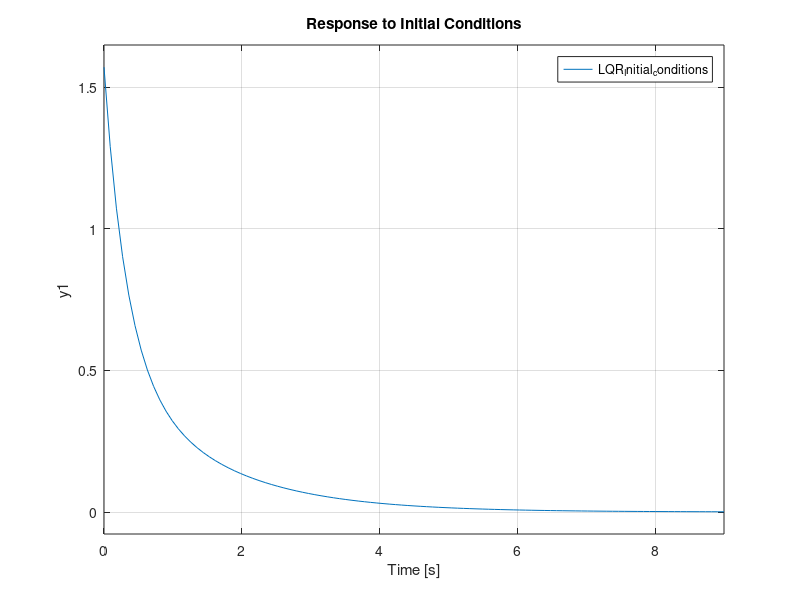
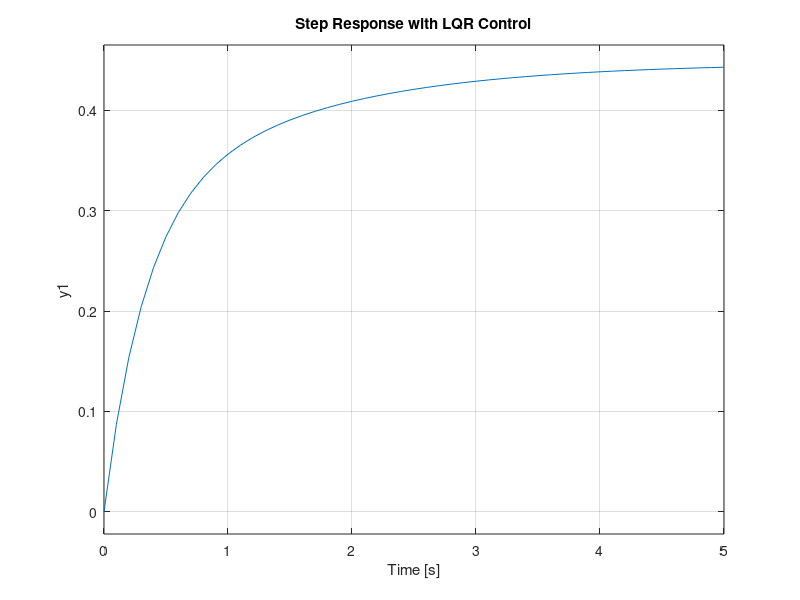

Reproduce these figures in MATLAB, in order.
%% Fixed Simulation Problem
clear all, close all, clc

% Constants
g = 9.81; % Gravity constant

% Box Dimensions
t1 = 0.2; % height of box 1 (m)
l1 = 0.3; % lenght of box 1 (m)
w1 = 0.2; % widht of box 1 (m)

t2 = 0.12; % height of box 2 (m)
l2 = 0.1; % lenght of box 2 (m)
w2 = 0.15; % widht of box 2 (m)

% Box Weights
m1 = 4;   % Mass of box 1 (big box) (kg)
m2 = 2;   % Mass of box 2 (little box) (kg)
m3 = 0; % Mass of the stick (kg) --> Distributed in m1 and m2

% Rotational Friction (viscosity)
Br = 2; % Rotational Friction constant

% Parameters needed:

% Variables to control
theta = 0; % Angle to stabilize the system ---------

% IT SHOULD BE ON f(x)
l3o = 0.15; % Initial linear actuator lenght (m)
l3f = l3o + 0.15; % Max lenght of linear actuator (m)
l2f = (l1 + l2)/2 + l3f + l3o; % Max distance from rotation to c.g box 2(m)                   

% Gravity forces
F1 = -m1 * g;
F2 = -m2 * g;
F3 = -m3 * g;

% Inertia for the axis of rotation
I1 = (m1 * (t1^2 + l1^2))/12; % Rotational inertia of box 1 [Kg*m^2]
I2 = (m2 * (t2^2 + l2^2))/12 + (m2 * (l2f)^2) ; % Rotational inertia of box 2 [Kg*m^2]
 
% Inertia constant an the final point of the actuator extension
I = I1 + I2; % Rotational Inertia

%%%%%%%%%%%%%%%%%%%%%%%%%%%%%%%%%%%%%%%%%%%%%%%%%%%%%%%%%%%%%%%%%%%%%%%%%%

%%%%%%%%%%%%%%%%%%%%%%%%%%%%%%%%%%%%%%%%%%%%%%%%%%%%%%%%%%%%%%%%%%%%%%%%%%
% Simple model (l2c variable but I constant)
% Matrices Definition
A = [0 1 ; 0 -Br/I]; 
B = [0 0 ; -F2/I 1];
B = [B(:,2)];

C = [1 1];
D = [0 0];
D = 0; 
eig(A);

% Check controllability
controllability =['Check Controllability = ',num2str(rank(ctrb(A,B)))];
disp(controllability)

% Number of states 
n = length(A);

% Output matrix
%C = eye(length(A));

x0 = [pi/2;0];


% LQR
Q = eye(size(C,2))*10;
% Q(1,1) = 1;
% Q(2,2) = 0;
R = 2;
K = lqr(A,B,Q,R);

% Closed loop system
Ac = [(A-B*K)];
Bc = [B];

Cc = [C];
Dc = [D];

eig(Ac)

sys_cl = ss(Ac,Bc,Cc,Dc);

% Simulate closed-loop system
figure
initial(sys_cl,x0)
legend('LQR_Initial_conditions')

t = 0:0.1:5;

% r =0.2 * ones(size(t));
% [y,t,x]=lsim(sys_cl,r,t);
% [AX,H1,H2] = plotyy(t,y(:,1),t,y(:,2),'plot');
% set(get(AX(1),'Ylabel'),'String','cart position (m)')
% set(get(AX(2),'Ylabel'),'String','pendulum angle (radians)')

figure
step(sys_cl,t)
title('Step Response with LQR Control')
%legend('LQR_step_response')

% MPC ??
















